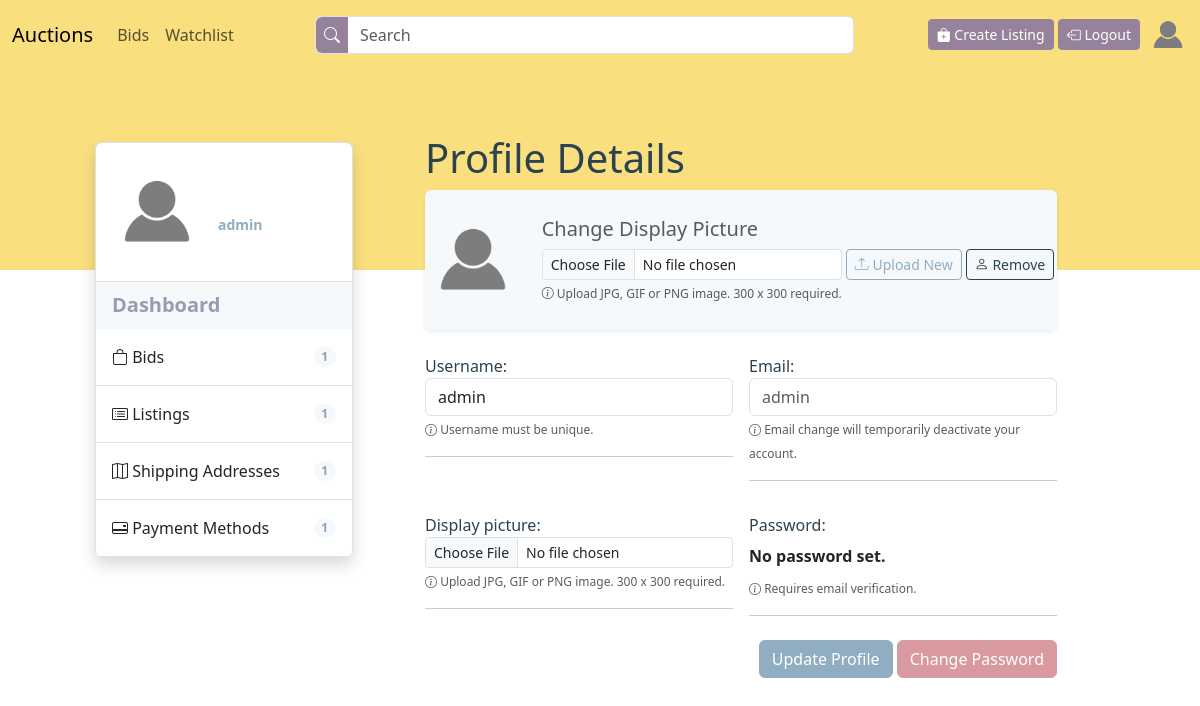
The page /users/profile (signed in) on the database its author committed.
### users/models.py (models this page shows, shortened)
class User(AbstractUser):
    email = models.EmailField(unique=True)
    watchlist = models.ManyToManyField(
        'auctions.Listing', null=True, blank=True)
    is_oauth_registered = models.BooleanField(default=False)
    display_picture = models.ImageField(
        upload_to='display-pictures/', max_length=250, default='display-pictures/default-dp.png')
    email_verification_token = models.CharField(
        max_length=200, null=True, blank=True)
    forget_password_token = models.CharField(
        max_length=200, null=True, blank=True)
    previous_email = models.EmailField(null=True, default=None)

### users/views.py (the view, shortened to what this page needs)
# urls.py: path("profile", views.user_profile, name='profile'),
@login_required(login_url=settings.LOGIN_URL)
def user_profile(request):
    user = request.user
    user_dict = {'username': user.username, 'email': user.email}
    form = UserUpdateForm(initial=user_dict)
    return render(request, 'users/profile-details.html', {'user': user, 'form': form, })

### users/templates/users/profile-details.html (shortened to what this page needs)
{% extends "users/profile-layout.html" %}
{% block child%}
<h4 class="display-6">Profile Details </h4>
<div class="card py-4 px-xl-0 px-3 list-bg shadow-sm">
    <div class="row align-items-center justify-content-center">
        <div class="col-auto my-xl-0 my-2">
            <img src="{{user.display_picture.url}}" class="thumbnail-image">
        </div>
        <div class="col-auto text-xl-start text-center my-xl-0 my-2">
            <h4 class="text-muted lead">Change Display Picture</h4>
            <form method="post" enctype="multipart/form-data"
                class="row g-1 align-items-start justify-content-center px-xl-0 px-2">
                <div class="col-auto" id="display-picture-section">
                    {{ form.display_picture }}
                    <small class="text-muted small-custom"><i class="bi bi-info-circle"></i>
                        {{form.display_picture.help_text}}</small>
                </div>
                <div class="col-auto">
                    <button type="submit" class="btn btn-outline-primary btn-sm loader-on-click w-100"><i
                            class="bi bi-upload"></i>
                        Upload New</button>
                </div>
                <div class="col-auto">
                    <a class="btn btn-outline-dark btn-sm w-100" href="{% url 'profile' %}?remove_picture"><i
                            class="bi bi-person"></i>
                        Remove</a>
                </div>
            </form>
        </div>
    </div>
</div>
<form class="my-4" action="{% url 'profile' %}" method="post" id="email-form" enctype="multipart/form-data">
    <div class="row g-3 align-items-start justify-content-between">
        {% for field in form%}
        <div class="col-xl-6 col-12 form-group px-2">
            <label class="fw-medium lead fs-6" for="{{field.id_for_label}}">{{field.label}}: </label>
            {{ field }}
            {% if field.help_text%}
            <small class="text-muted small-custom"><i class="bi bi-info-circle"></i>
                {{field.help_text}}</small>
            {% endif %}
            <hr>
        </div>
        {% endfor %}
    </div>
    <div class="text-end">
        <button type="button" class="btn btn-primary mt-2" onClick="confirmChange()" id="email-form-button">Update
            Profile</button>
        <a class="btn btn-danger loader-on-click mt-2" href="{% url 'forgot-password' %}">Change
            Password
        </a>
    </div>
</form>
{% endblock child %}

### users/templates/users/profile-layout.html (shortened to what this page needs)
{% extends "auctions/layout.html" %}
{% block body %}
<div class="backdrop">
</div>
<div class="container-fluid p-5 overlap-container">
    <div class="row align-items-start justify-content-center">
        <div class="col-xl-3 col-12 mt-xl-4 mt-4">
            <ul class="list-group list-group-flush border rounded shadow">
                <li class="list-group-item d-flex justify-content-start align-items-center py-4 border-none">
                    <img src="{{user.display_picture.url}}" class="thumbnail-image">
                    <div class="ms-3 fw-medium">
                        <br>
                        <small class="fw-bold highlighted-text">{{request.user.username}}</small>
                    </div>
                </li>
                <li class="list-group-item list-bg d-flex justify-content-between align-items-center fw-bold lead">
                    Dashboard
                </li>
                <li class="list-group-item list d-flex justify-content-between align-items-center lead py-3 fs-6">
                    <span><i class="bi bi-bag"></i> Bids</span>
                    <span class="badge badge-bd rounded-pill">1</span>
                </li>
                <li class="list-group-item list d-flex justify-content-between align-items-center lead py-3 fs-6">
                    <span><i class="bi bi-card-list"></i> Listings </span>
                    <span class="badge badge-bd rounded-pill">1</span>
                </li>
                <li class="list-group-item list d-flex justify-content-between align-items-center lead py-3 fs-6">
                    <span><i class="bi bi-map"></i> Shipping Addresses</span>
                    <span class="badge badge-bd rounded-pill">1</span>
                </li>
                <li class="list-group-item list d-flex justify-content-between align-items-center lead py-3 fs-6">
                    <span><i class="bi bi-credit-card-2-back"></i> Payment Methods</span>
                    <span class="badge badge-bd rounded-pill">1</span>
                </li>
            </ul>
        </div>
        <div class="col-xl-8 col-12 mt-xl-0 mt-5">
            <div class="px-xl-5 px-0 py-3" id="user-profile-content-container">
                {% block child %}
                {% endblock child%}
            </div>
        </div>
    </div>
</div>
{% endblock %}

### auctions/templates/auctions/layout.html (shortened to what this page needs)
{% load static %}
<!DOCTYPE html>
<html lang="en">
<head>
    <link href="https://cdn.jsdelivr.net/npm/bootstrap@5.3.2/dist/css/bootstrap.min.css" rel="stylesheet"
>
    <link href="{% static 'auctions/styles.css' %}" rel="stylesheet">
    <link rel="stylesheet" href="https://cdn.jsdelivr.net/npm/sweetalert2@11.0.19/dist/sweetalert2.min.css">
    <link rel="stylesheet" href="https://cdn.jsdelivr.net/npm/bootstrap-icons@1.11.2/font/bootstrap-icons.min.css">
</head>
<body>
    <nav class="navbar navbar-expand-lg sticky-top bg-background-tertiary" style="background-color: var(--nav);">
        <div class="container-fluid">
            <a class="navbar-brand" href="{% url 'index' %}">Auctions</a>
            <div class="collapse navbar-collapse" id="navbarSupportedContent">
                <ul class="navbar-nav me-auto mb-2 mb-lg-0">
                    {% if user.is_authenticated %}
                    <li class="nav-item">
                        <a class="nav-link" href="{% url 'user_bids' %}">Bids</a>
                    </li>
                    <li class="nav-item">
                        <a class="nav-link" href="{% url 'watchlist' %}">Watchlist</a>
                    </li>
                    {% endif %}
                </ul>
                <form class="d-flex w-50 me-auto my-2 form-control p-0" role="search" action="{% url 'search' %}"
                    menthod="POST">
                    <button type="submit" style="background-color: var(--custom-secondary); border-width: 0px;"
                        class="text-white rounded-start px-2"><i class="bi bi-search"></i>
                    </button>
                    <input class="form-control w-100 ms-0" type="search" placeholder="Search" aria-label="Search"
                        style="border-width: 0px;">
                </form>
                <div class="float-lg-end float-start">
                    <a class="btn btn-secondary btn-sm mt-1" href="{% url 'createListing' %}"><i
                            class="bi bi-bag-plus-fill"></i>
                        Create Listing</a>
                    {% if user.is_authenticated %}
                    <a class="btn btn-secondary btn-sm mt-1" href="{% url 'logout' %}"><i
                            class="bi bi-box-arrow-left"></i>
                        Logout</a>
                    {% else %}
                    <a class="btn btn-secondary btn-sm mt-1" href="{% url 'login' %}"><i
                            class="bi bi-box-arrow-in-right"></i> Login</a>
                    <a class="btn btn-secondary btn-sm mt-1" href="{% url 'register' %}"><i
                            class="bi bi-person-plus-fill"></i> Register</a>
                    {% endif %}
                    {% if user.is_authenticated %}
                    <a class="ms-2 ali float-end" href="{% url 'profile' %}">
                        <div style="width: 40px; height: 40px; overflow: hidden; border-radius: 50%;">
                            <img src="{{user.display_picture.url}}"
                                style="height:100%; width: 100%; object-fit: cover;">
                        </div>
                    </a>
                </div>
                {% endif %}
            </div>
        </div>
    </nav>
    {% block body %}
    {% endblock %}
</body>
</html>

### auctions/static/auctions/styles.css (style rules this page uses)
:root { --custom-bg: #FADF7F; --nav: #FADF7F; --custom-danger: #D89A9E; --custom-success: #06908F; --custom-dark: #2C4251; --custom-primary: #91ADC2; --custom-secondary: #97829B; }
.overlap-container { margin-top: -200px; }
.small-custom { font-size: 12px; }
.backdrop { width: 100%; min-height: 200px; background-color: var(--custom-bg); }
.thumbnail-image { width: 90px; height: 90px; overflow: hidden; object-fit: cover; border-radius: 10%; }
.badge-bd { background-color: #F6F9FC; border-color: #F6F9FC; color: #959DAE; }
.list-bg { background-color: #F6F9FC; border-color: #F6F9FC; color: #959DAE; }
.highlighted-text { color: #90ADC2; }
.btn-primary { background-color: var(--custom-primary); border-color: var(--custom-primary); }
.btn-outline-primary { border-color: var(--custom-primary); color: var(--custom-primary) }
.btn-secondary { background-color: var(--custom-secondary); border-color: var(--custom-secondary); }
.btn-danger { background-color: var(--custom-danger); border-color: var(--custom-danger); }
.btn-outline-dark { border-color: var(--custom-dark); color: var(--custom-dark) }
html, body { height: 100%; margin: 0; color: var(--custom-dark) }

### rows shown on the page
User: display_picture (placeholder picture), user.username "admin", form "admin" "No password set."

### other values the page prints
{{ field.label }} "Username" "Email" "Display picture" "Password"
{{ field.help_text }} "Username must be unique." "Email change will temporarily deactivate your account." "Upload JPG, GIF or PNG image. 300 x 300 required." "Requires email verification."
